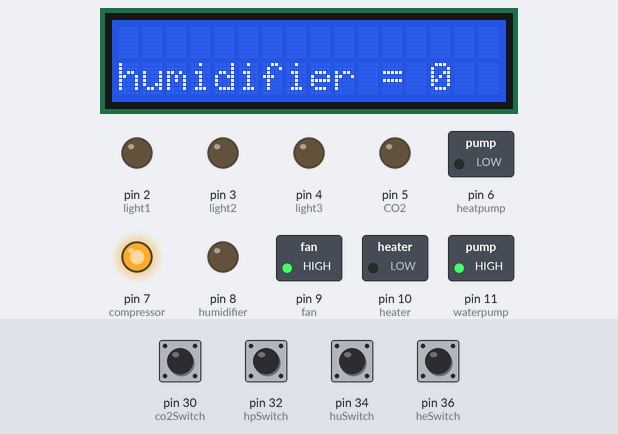
A sketch run on a simulated Arduino Mega 2560, built with avr-gcc and run on an emulated ATmega2560. Shown: 16×2 character LCD, switched loads named in the sketch (green lamp = pin HIGH), output pins drawn as LEDs (lit = HIGH). The test bench sets the inputs (shaded band); at power-on: pin 30 (co2Switch), pin 32 (hpSwitch), pin 34 (huSwitch), pin 36 (heSwitch) LOW.

Above: at 4.2 s.
4.3 s: pin 34 (huSwitch) pulled HIGH for 0.15 s
At 4.43 s:
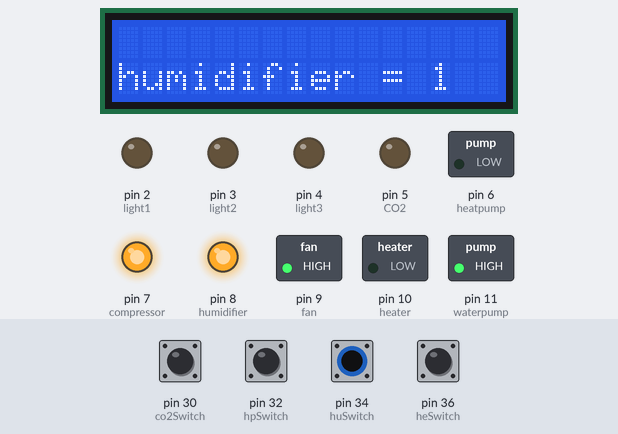
6.0 s: pin 30 (co2Switch) pulled HIGH for 0.15 s
At 6.13 s:
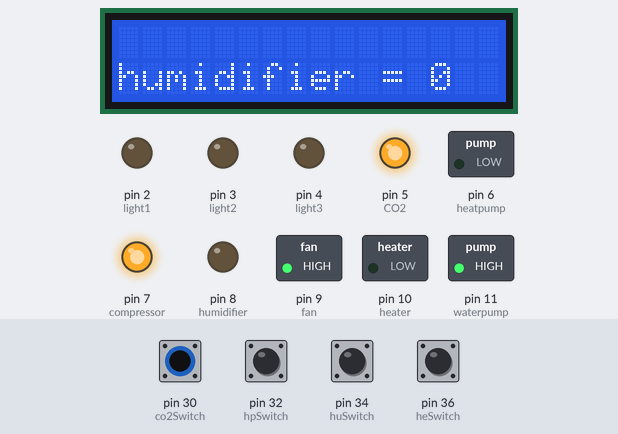
7.7 s: pin 32 (hpSwitch) pulled HIGH for 0.15 s
At 7.83 s:
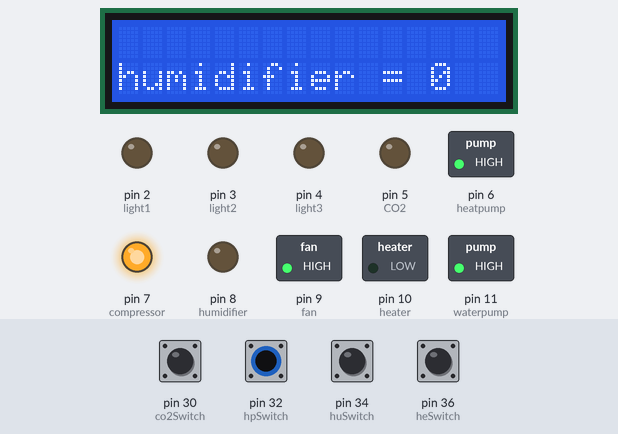
9.4 s: pin 36 (heSwitch) pulled HIGH for 0.15 s
At 9.53 s:
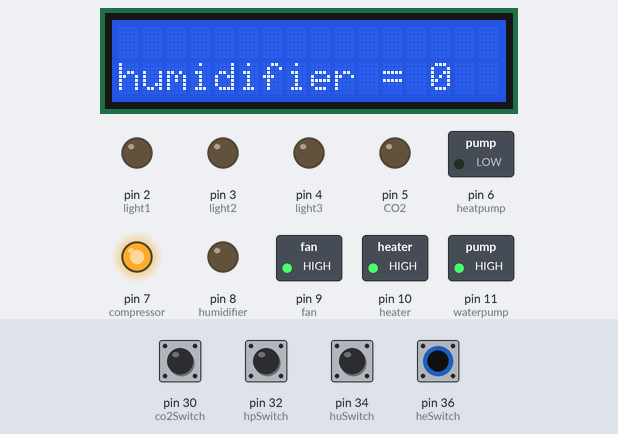
11.1 s: pin 30 (co2Switch) driven HIGH and pin 32 (hpSwitch) driven HIGH
At 11.8 s:
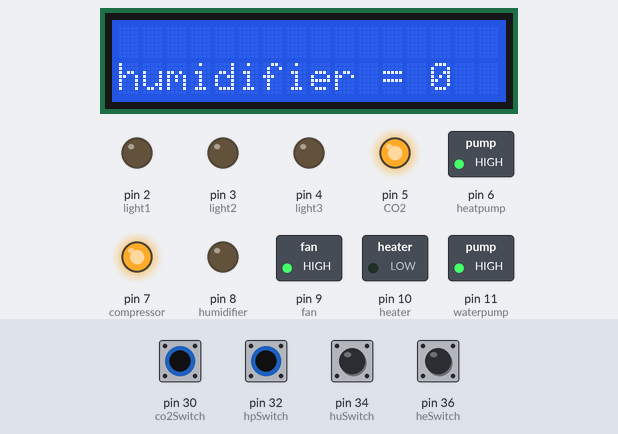
12.6 s: pin 34 (huSwitch) pulled HIGH for 1 s
At 13.0 s:
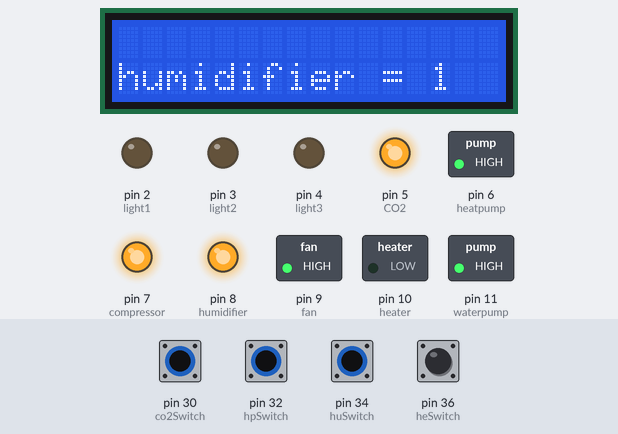
Timing chart, 0 to 15.6 s (numbered marks = the images above; inputs shaded):
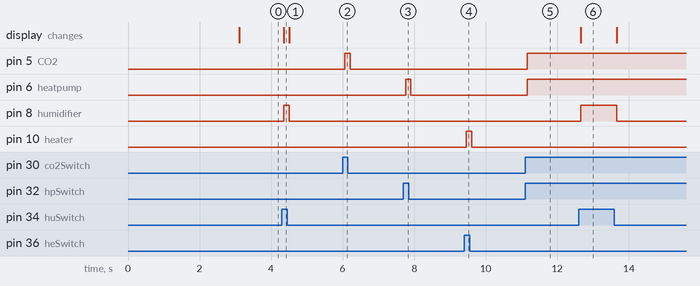

Measured:
- after the input at 4.3 s, pin 8 (humidifier): LOW → HIGH after 0.06 s, → LOW 0.15 s later; the display: changes after 0.06 s (image 1)
- after the input at 6.0 s, pin 5 (CO2): LOW → HIGH after 0.06 s, → LOW 0.15 s later
- after the input at 7.7 s, pin 6 (heatpump): LOW → HIGH after 0.06 s, → LOW 0.15 s later
- after the input at 9.4 s, pin 10 (heater): LOW → HIGH after 0.06 s, → LOW 0.15 s later
- after the input at 11.1 s, pin 5 (CO2), pin 6 (heatpump): LOW → HIGH after 0.06 s
- after the input at 12.6 s, pin 8 (humidifier): LOW → HIGH after 0.06 s, → LOW 1.0 s later; the display: changes after 0.06 s (image 6)

The sketch:

server.ino
```cpp
#include <Wire.h>
#include <LiquidCrystal_I2C.h>
#include <Timer.h>
LiquidCrystal_I2C lcd(0x27, 2, 1, 0, 4, 5, 6, 7, 3, POSITIVE);

Timer readSensorTimer;
Timer commTimer;
Timer controlTimer;

long timer = 0;
int count = 0;

float rhLast = 0;
float temLast = 0;
int co2Last = 0;

double rh, rhNow, tem, temNow;
int co2, co2Now;

//global vars for samplint & recording
int rhTarget = 0;
int temTarget = 0;
int co2Target = 0;
int lightTarget = 0;

//global vars for control
int light1 = 2;
int light2 = 3;
int light3 = 4;
int CO2 = 5;
int heatpump = 6;
int compressor = 7;
int humidifier = 8;
int fan = 9;
int heater = 10;
int waterpump = 11;

int co2Switch = 30;
int hpSwitch = 32;
int huSwitch = 34;
int heSwitch = 36;

int heaterOpen = 0;
int heatpumpOpen = 0;
int humidifierOpen = 0;
int co2Open = 0;

void setup() {
  Serial3.begin(28800);
  Serial.begin(9600);

  readSensorTimer.every(50, readSensor);
  controlTimer.every(50, control);
  commTimer.every(60000, PythonComm);

  lcd.begin(16, 2);
  lcd.backlight();

  lcd.setCursor(0,0);
  lcd.print("Baby sad but");
  lcd.setCursor(0,1);
  lcd.print("Baby don't say");
  delay(3000);
  lcd.clear();

  pinMode(light1, OUTPUT);
  pinMode(light2, OUTPUT);
  pinMode(light3, OUTPUT);
  pinMode(CO2, OUTPUT);
  pinMode(heatpump, OUTPUT);
  pinMode(compressor, OUTPUT);
  pinMode(humidifier, OUTPUT);
  pinMode(fan, OUTPUT);
  pinMode(heater, OUTPUT);
  pinMode(waterpump, OUTPUT);

  pinMode(heSwitch, INPUT);
  pinMode(hpSwitch, INPUT);
  pinMode(huSwitch, INPUT);
  pinMode(co2Switch, INPUT);

  digitalWrite(light1 , LOW);
  digitalWrite(light2 , LOW);
  digitalWrite(light3 , LOW);
  digitalWrite(CO2 , LOW);
  digitalWrite(heatpump , LOW);
  digitalWrite(compressor , HIGH);
  digitalWrite(humidifier , LOW);
  digitalWrite(fan , HIGH);
  digitalWrite(heater, LOW);
  digitalWrite(waterpump, HIGH);


}

void loop() {
  readSensorTimer.update();
  commTimer.update();
  controlTimer.update();
}
```

PythonComm.ino
```cpp
void PythonComm(){
  count++;
  //Serial.println(count);
}
```

control.ino
```cpp
 void control(){
  if(digitalRead(huSwitch) == HIGH){
    humidifierOpen = 1;
  }
  else if(digitalRead(huSwitch) == LOW){
    humidifierOpen = 0;
  }
  if(digitalRead(hpSwitch) == HIGH){
    heatpumpOpen = 1;
  }
  else if(digitalRead(hpSwitch) == LOW){
    heatpumpOpen = 0;
  }
  if(digitalRead(heSwitch) == HIGH){
    heaterOpen = 1;
  }
  else if(digitalRead(heSwitch) == LOW){
    heaterOpen = 0;
  }
  if(digitalRead(co2Switch) == HIGH){
    co2Open = 1;
  }
  else if(digitalRead(co2Switch) == LOW){
    co2Open = 0;
  }

lcd.setCursor(0,1);
lcd.print("humidifier = ");
lcd.setCursor(13, 1);
lcd.print(humidifierOpen);
   //Terminal Commands
 if (heaterOpen == 1){
    digitalWrite(heater, HIGH);
 }
  else if (heaterOpen == 0){
    digitalWrite(heater, LOW);
 }
 if (heatpumpOpen == 1){
    digitalWrite(heatpump, HIGH);
 }
  else if (heatpumpOpen == 0){
    digitalWrite(heatpump, LOW);
 }
 if (humidifierOpen == 1){
    digitalWrite(humidifier, HIGH);
 }
  else if (humidifierOpen == 0){
    digitalWrite(humidifier, LOW);
 }
 if(co2Open == 1){
   digitalWrite(CO2, HIGH);
 }
 else if (co2Open == 0){
  digitalWrite(CO2, LOW);
 }
 }
```

readSensor.ino
```cpp
void readSensor(){
if (Serial3.available() >= 15) {
 while(Serial3.read() != 02) {} // dummy
    Serial3.read();
    byte data[6];
    for (int i = 0; i < 6; i++){
      data[i] = Serial3.read();
      co2Now = data[0] * 256.0 + data[1];
      rhNow = (data[2] * 256.0 + data[3]) / 10.0;
      temNow = (data[4] * 256.0 + data[5]) / 10.0;

      if(timer >= 1){
        if(rhNow - rhLast <= 5 && rhNow - rhLast >= -5){   //防亂跳
          rh=rhNow;
        }
        else{
          rh=rh;
        }
        if(temNow - temLast <= 1 && temNow - temLast >= -1){   //防亂跳
          tem=temNow;
        }
        else{
          tem = tem;
        }
        if(co2Now - co2Last <= 50 && co2Now - co2Last >= -50){   //防亂跳
          co2=co2Now;
        }
        else{
          co2 = co2;
        }

      }
      else if(timer == 0){
        rh = rhNow;
        tem = temNow;
        co2 = co2Now;
      }
    }

    lcd.setCursor(0,0);
    lcd.print(co2);
    if (co2<=999){ //co2 = 3digits, clear 4th digit
     lcd.setCursor(3,0);
     lcd.print(" ");
    }
    lcd.setCursor(6,0);
    lcd.print(rh);
    lcd.setCursor(12,0);
    lcd.print(tem);

    lcd.setCursor(4,0);
    lcd.print(" ");
    lcd.setCursor(11,0);
    lcd.print(" ");

    //control();
    timer++;

    if(timer % 60 == 30 && count >= 1){

      rhTarget = rh*10;
      temTarget = tem*10;
      co2Target = co2;
      lightTarget = 0;

      Serial.print(count);
      Serial.print(", ");
      Serial.print(rhTarget);
      Serial.print(", ");
      Serial.print(temTarget);
      Serial.print(", ");
      Serial.print(co2Target);
      Serial.print(", ");
      Serial.print(lightTarget);
      Serial.println(", ");


  }
  co2Last = co2;
  rhLast = rh;
  temLast = tem;
}
}
```
